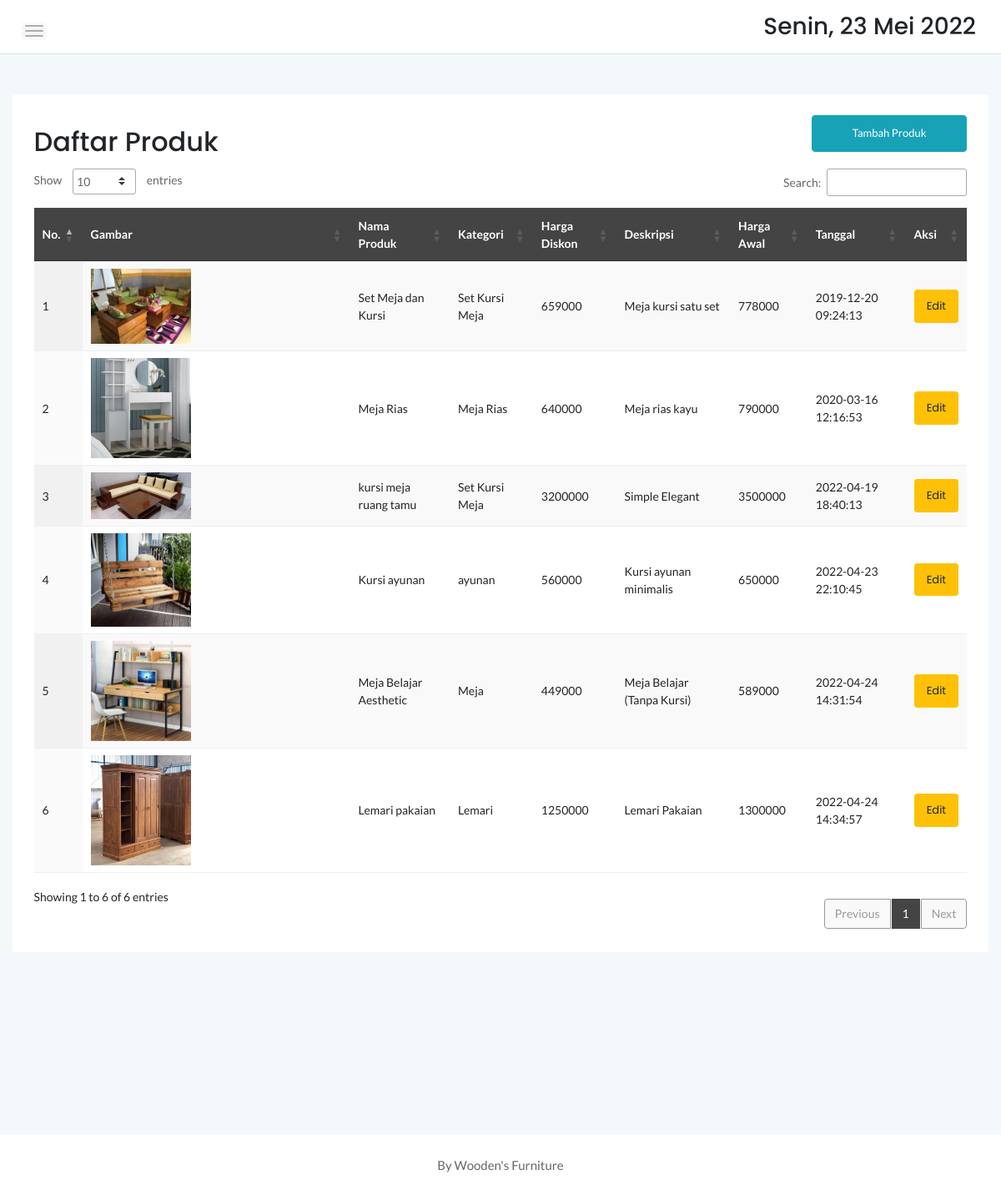
Before: /admin/produk.php with the older database file.
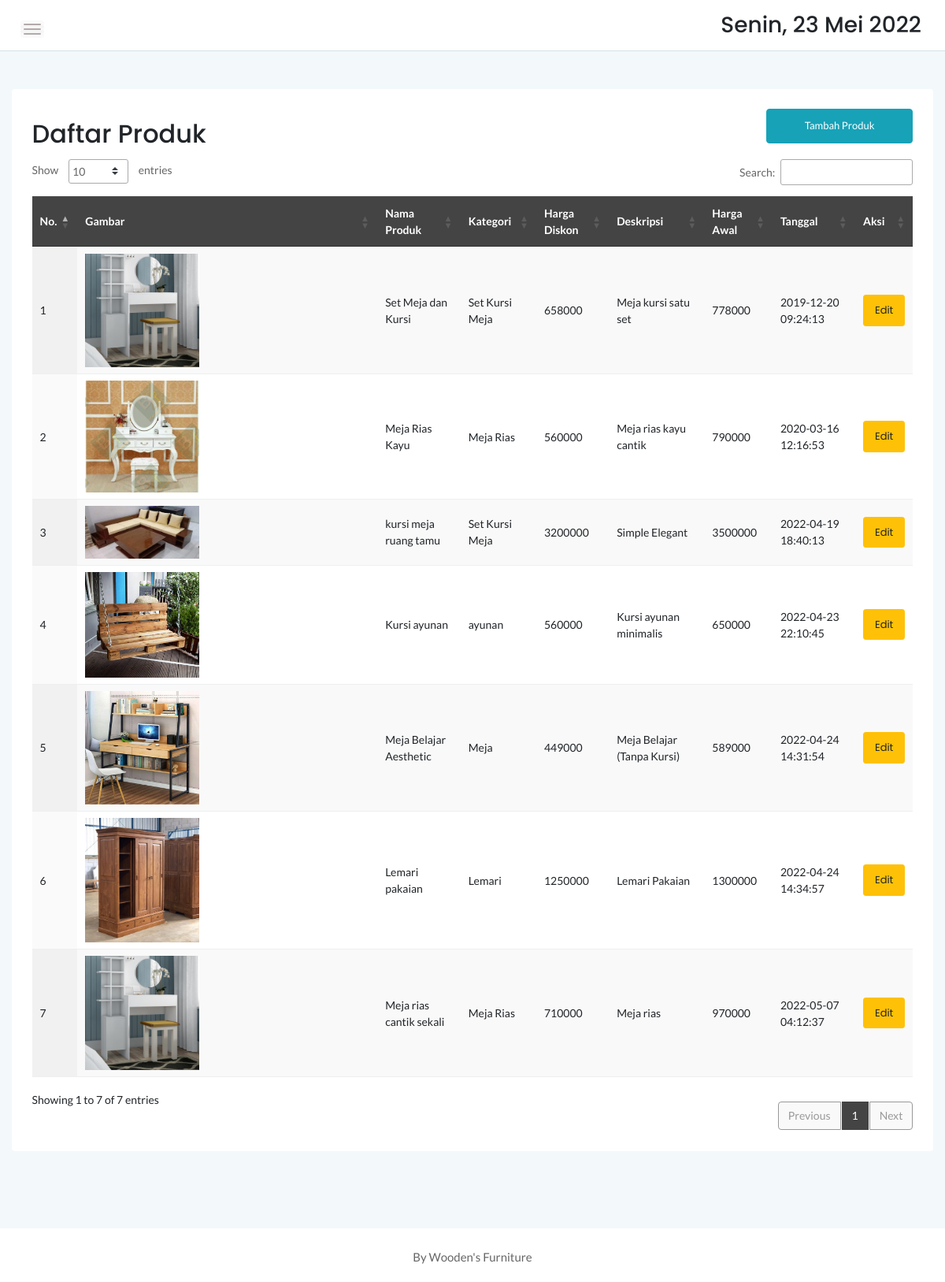
After: the same page with the newer database file.
### tables this page shows
CREATE TABLE `produk` (
  `idproduk` int(11) NOT NULL,
  `idkategori` int(11) NOT NULL,
  `namaproduk` varchar(30) NOT NULL,
  `gambar` varchar(100) NOT NULL,
  `deskripsi` varchar(200) NOT NULL,
  `rate` int(11) NOT NULL,
  `hargabefore` int(11) NOT NULL,
  `hargaafter` int(11) NOT NULL,
  `tgldibuat` timestamp NOT NULL DEFAULT current_timestamp()
);

CREATE TABLE `kategori` (
  `idkategori` int(11) NOT NULL,
  `namakategori` varchar(20) NOT NULL,
  `tgldibuat` timestamp NOT NULL DEFAULT current_timestamp()
);

### admin/produk.php (the view, shortened to what this page needs)
<?php
	include '../dbconnect.php';
	?>
<!doctype html>
<html class="no-js" lang="en">
<head>
    <link rel="stylesheet" href="assets/css/bootstrap.min.css">
    <link rel="stylesheet" href="assets/css/font-awesome.min.css">
    <link rel="stylesheet" href="assets/css/themify-icons.css">
    <link rel="stylesheet" href="assets/css/metisMenu.css">
    <link rel="stylesheet" href="assets/css/owl.carousel.min.css">
    <link rel="stylesheet" href="assets/css/slicknav.min.css">
    <link rel="stylesheet" href="https://www.amcharts.com/lib/3/plugins/export/export.css" type="text/css" media="all" />
	<link rel="stylesheet" type="text/css" href="https://cdn.datatables.net/1.10.20/css/jquery.dataTables.min.css">
    <link rel="stylesheet" type="text/css" href="https://cdn.datatables.net/1.10.20/css/jquery.dataTables.css">
    <link rel="stylesheet" type="text/css" href="https://cdn.datatables.net/1.10.20/css/dataTables.bootstrap4.min.css">
    <link rel="stylesheet" type="text/css" href="https://cdn.datatables.net/responsive/2.2.3/css/responsive.bootstrap.min.css">
    <link rel="stylesheet" type="text/css" href="https://cdn.datatables.net/responsive/2.2.3/css/responsive.jqueryui.min.css">
	<link rel="stylesheet" type="text/css" href="https://cdn.datatables.net/buttons/1.5.2/css/buttons.dataTables.min.css">
	<link rel="stylesheet" href="https://cdn.jsdelivr.net/npm/bootstrap-icons@1.8.1/font/bootstrap-icons.css">
    <link rel="stylesheet" href="assets/css/typography.css">
    <link rel="stylesheet" href="assets/css/default-css.css">
    <link rel="stylesheet" href="assets/css/styles.css">
    <link rel="stylesheet" href="assets/css/responsive.css">
</head>
<body>
    <div class="page-container">
        <div class="main-content">
            <div class="header-area">
                <div class="row align-items-center">
                    <div class="col-md-6 col-sm-8 clearfix">
                        <div class="nav-btn pull-left">
                            <span></span>
                            <span></span>
                            <span></span>
                        </div>
                    </div>
                    <div class="col-md-6 col-sm-4 clearfix">
                        <ul class="notification-area pull-right">
                            <li><h3><div class="date">
						</b></div></h3>
						</li>
                        </ul>
                    </div>
                </div>
            </div>
            <div class="main-content-inner">
                <div class="row mt-5 mb-5">
                    <div class="col-12">
                        <div class="card">
                            <div class="card-body">
                                <div class="d-sm-flex justify-content-between align-items-center">
									<h2>Daftar Produk</h2>
									<button style="margin-bottom:20px" data-toggle="modal" data-target="#myModal" class="btn btn-info col-md-2">Tambah Produk</button>
                                </div>
                                    <div class="data-tables datatable-dark">
										 <table id="dataTable3" class="display" style="width:100%"><thead class="thead-dark">
											<tr>
												<th>No.</th>
												<th>Gambar</th>
												<th>Nama Produk</th>
												<th>Kategori</th>
												<th>Harga Diskon</th>
												<th>Deskripsi</th>
												<th>Harga Awal</th>
												<th>Tanggal</th>
												<th>Aksi</th>
											</tr></thead><tbody>
											<?php
											$brgs=mysqli_query($conn,"SELECT * from kategori k, produk p where k.idkategori=p.idkategori order by idproduk ASC");
											$no=1;
											while($p=mysqli_fetch_array($brgs)){
												?>
												<tr>
													<td><?php echo $no++ ?></td>
													<td><img src="../<?php echo $p['gambar'] ?>" width="40%"\></td>
													<td><?php echo $p['namaproduk'] ?></td>
													<td><?php echo $p['namakategori'] ?></td>
													<td><?php echo $p['hargaafter'] ?></td>
													<td><?php echo $p['deskripsi'] ?></td>
													<td><?php echo $p['hargabefore'] ?></td>
													<td><?php echo $p['tgldibuat'] ?></td>
													<td>
														<center>
														<a href="update-produk.php?idproduk=<?php echo $p['idproduk']; ?>" class="btn btn-sm btn-warning">Edit</a>
														</center>
													</td>
												</tr>
												<?php
											}
											?>
										</tbody>
										</table>
                                    </div>
								 </div>
                            </div>
                        </div>
                    </div>
                </div>
            </div>
        </div>
        <footer>
            <div class="footer-area">
                <p>By Wooden's Furniture</p>
            </div>
        </footer>
</body>
</html>

### admin/assets/css/styles.css (style rules this page uses)
.page-container { width: 100%; height: 100%; min-height: 100vh; padding-left: 280px; -webkit-transition: padding-left 0.3s ease 0s; transition: padding-left 0.3s ease 0s; }
.card { border: none; border-radius: 4px; background-color: #fff; -webkit-transition: all 0.3s ease 0s; transition: all 0.3s ease 0s; }
.card-body { padding: 25.6px; padding: 1.6rem; }
.main-content { width: 100%; background: #F3F8FB; }
.main-content-inner { padding: 0 30px 50px; }
.header-area { padding: 15px 30px; background: #fff; border-bottom: 1px solid #d8e3e7; }
.nav-btn { margin-right: 30px; margin-top: 10px; cursor: pointer; }
.nav-btn span { display: block; width: 22px; height: 2px; background: #b3aaaa; margin: 4px 0; border-radius: 15px; -webkit-transition: all 0.3s ease 0s; transition: all 0.3s ease 0s; box-shadow: 0 0 0 4px rgba(99, 96, 96, 0.03); }
.notification-area { -webkit-user-select: none; -moz-user-select: none; -ms-user-select: none; user-select: none; position: relative; z-index: 1; }
.notification-area li { display: inline-block; margin-left: 20px; cursor: pointer; -webkit-user-select: none; -moz-user-select: none; -ms-user-select: none; user-select: none; }
.footer-area { text-align: center; padding: 23px 0 19px; background: #fff; }
.footer-area p { color: #676666; margin-bottom: 0; }
.btn { padding: 11px 17px; font-size: 13px; letter-spacing: 0; }
.btn-sm { padding: 9px 14px; }
table tr th { border-bottom: none; }
table tr th, table tr td { border-top: 1px solid rgba(120, 130, 140, 0.13) !important; }
table.dataTable.no-footer { border-bottom: 1px solid rgba(120, 130, 140, 0.13) !important; }
table.dataTable thead th, table.dataTable thead td { border-bottom-color: transparent; }
.datatable-dark thead { background: #444; color: #fff; }

### admin/assets/css/responsive.css (style rules this page uses)
@media (min-width: 1200px) and (max-width: 1364px) { .main-content-inner { padding: 0 15px 50px; } }
@media (min-width: 1200px) and (max-width: 1364px) { .page-container, .sbar_collapsed.page-container { padding-left: 0; } }

Changed rows visible on the page:
changed produk "Set Meja dan Kursi": gambar: a different picture; hargaafter "659000" → "658000"
changed produk: gambar: a different picture; namaproduk "Meja Rias" → "Meja Rias Kayu"; hargaafter "640000" → "560000"; deskripsi "Meja rias kayu" → "Meja rias kayu cantik"
added produk: gambar (picture), namaproduk "Meja rias cantik sekali", idkategori.namakategori "Meja Rias", hargaafter "710000", deskripsi "Meja rias", hargabefore "970000", tgldibuat "2022-05-07 04:12:37"
Other visible differences:
text written by a page script: "Show entries Search: Showing 1 to 6 of 6 entries Previous 1 Next" → "Show entries Search: Showing 1 to 7 of 7 entries Previous 1 Next"
